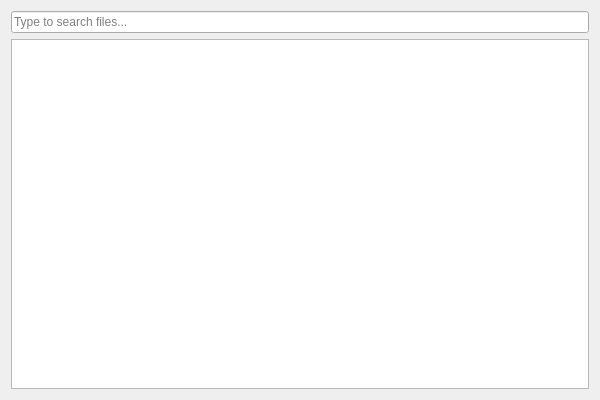
<?xml version="1.0" encoding="UTF-8"?>
<ui version="4.0">
 <class>QuickOpenDialog</class>
 <widget class="QDialog" name="QuickOpenDialog">
  <property name="geometry">
   <rect>
    <x>0</x>
    <y>0</y>
    <width>600</width>
    <height>400</height>
   </rect>
  </property>
  <property name="minimumSize">
   <size>
    <width>600</width>
    <height>400</height>
   </size>
  </property>
  <property name="windowTitle">
   <string>Quick Open</string>
  </property>
  <layout class="QVBoxLayout" name="verticalLayout">
   <item>
    <widget class="QLineEdit" name="searchEdit">
     <property name="placeholderText">
      <string>Type to search files...</string>
     </property>
    </widget>
   </item>
   <item>
    <widget class="QListWidget" name="fileListWidget"/>
   </item>
  </layout>
 </widget>
 <resources/>
 <connections/>
</ui>
